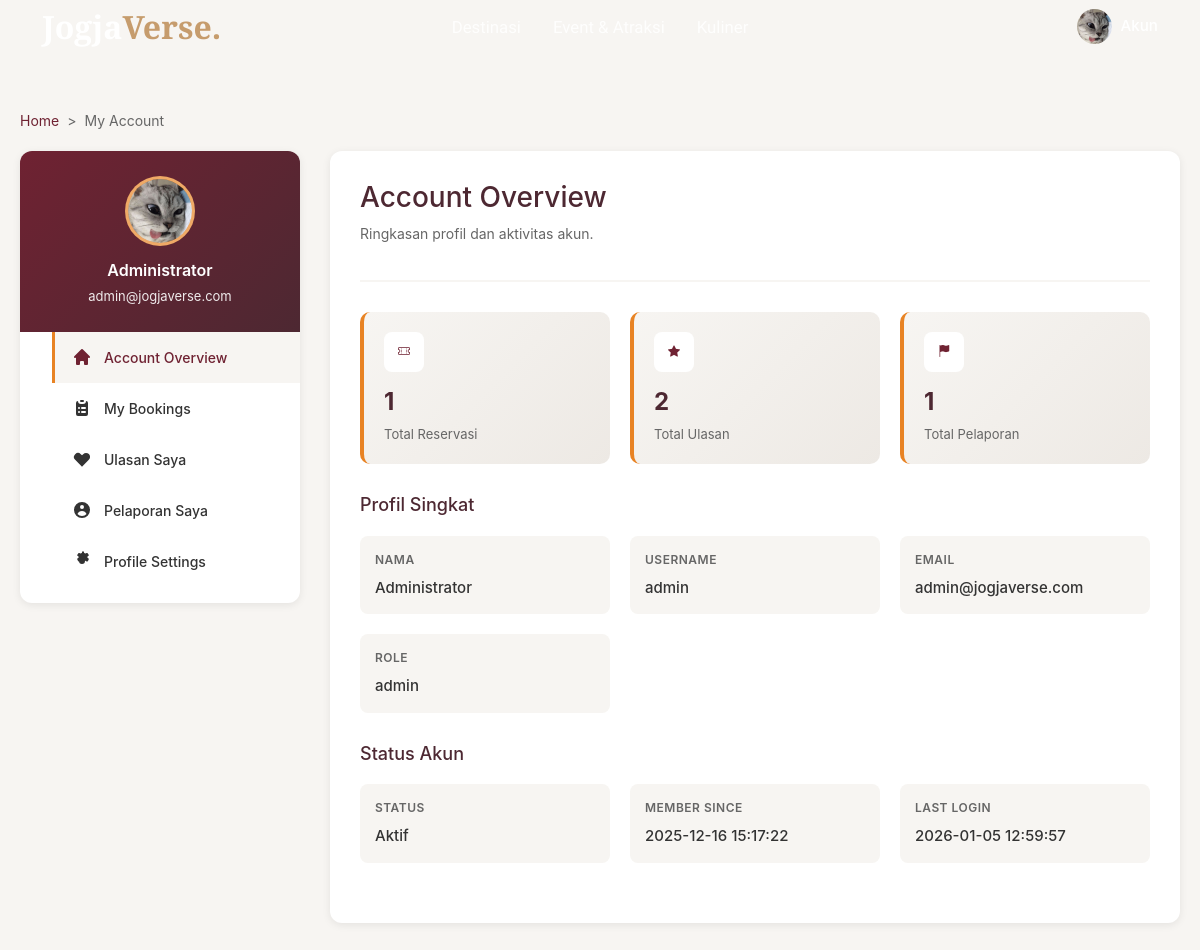
The page /public/user.php (signed in) on the database its author committed.
### tables this page shows
CREATE TABLE `pengguna` (
  `id_pengguna` bigint UNSIGNED NOT NULL,
  `nama_lengkap` varchar(120) NOT NULL,
  `username` varchar(60) NOT NULL,
  `email` varchar(120) DEFAULT NULL,
  `kata_sandi_hash` varchar(255) NOT NULL,
  `peran` enum('admin','user') NOT NULL DEFAULT 'user',
  `nomor_hp` varchar(30) DEFAULT NULL,
  `foto_profil_url` varchar(255) DEFAULT NULL,
  `status_aktif` tinyint(1) NOT NULL DEFAULT '1',
  `dibuat_pada` datetime NOT NULL DEFAULT CURRENT_TIMESTAMP,
  `diubah_pada` datetime DEFAULT NULL ON UPDATE CURRENT_TIMESTAMP
);

### public/user.php (the view, shortened to what this page needs)
<?php
require_once __DIR__ . "/../config/koneksi.php";
function h($value) {
    return htmlspecialchars((string)$value, ENT_QUOTES, 'UTF-8');
}
function build_asset_url(?string $path): string {
    return BASE_URL . $path;
}
function table_exists(mysqli $koneksi, string $table): bool {
    $stmt = $koneksi->prepare("SELECT 1 FROM information_schema.tables WHERE table_schema = DATABASE() AND table_name = ? LIMIT 1");
    $stmt->bind_param("s", $table);
    $stmt->execute();
    $res = $stmt->get_result();
    $exists = $res && $res->num_rows > 0;
    return $exists;
}
$user_id = (int)($_SESSION['id_pengguna'] ?? 0);
$stmt = $koneksi->prepare("SELECT * FROM pengguna WHERE id_pengguna = ?");
$stmt->bind_param("i", $user_id);
$stmt->execute();
$user = $stmt->get_result()->fetch_assoc();
$reservasi_event = [];
if (table_exists($koneksi, 'reservasi_event')) {
    $stmt = $koneksi->prepare("
        SELECT r.id_reservasi, r.jumlah_tiket, r.total_harga, r.status, r.dibuat_pada,
               e.judul AS nama_event
        FROM reservasi_event r
        LEFT JOIN event e ON r.id_event = e.id_event
        WHERE r.id_pengguna = ?
        ORDER BY r.dibuat_pada DESC
    ");
    if ($stmt) {
        $stmt->bind_param("i", $user_id);
        $stmt->execute();
        $res = $stmt->get_result();
        if ($res) {
            while ($row = $res->fetch_assoc()) {
                $reservasi_event[] = $row;
            }
        }
    } else {
        $reservasi_message = 'Belum ada reservasi event.';
    }
} else {
    $reservasi_message = 'Belum ada reservasi event.';
}
$ulasan_list = [];
if (table_exists($koneksi, 'ulasan')) {
    $stmt = $koneksi->prepare("
        SELECT rating, komentar, jenis_target, status, dibuat_pada
        FROM ulasan
        WHERE id_pengguna = ?
          AND jenis_target IN ('destinasi','event','kuliner')
        ORDER BY dibuat_pada DESC
    ");
    if ($stmt) {
        $stmt->bind_param("i", $user_id);
        $stmt->execute();
        $res = $stmt->get_result();
        if ($res) {
            while ($row = $res->fetch_assoc()) {
                $ulasan_list[] = $row;
            }
        }
    } else {
        $ulasan_message = 'Belum ada ulasan.';
    }
} else {
    $ulasan_message = 'Belum ada ulasan.';
}
$pelaporan_list = [];
if (table_exists($koneksi, 'pelaporan')) {
    $cols = [];
    $resCols = $koneksi->query("SHOW COLUMNS FROM pelaporan");
    if ($resCols) {
        while ($c = $resCols->fetch_assoc()) {
            $cols[] = $c['Field'];
        }
    }
    if (in_array('id_pengguna', $cols, true)) {
        $stmt = $koneksi->prepare("SELECT * FROM pelaporan WHERE id_pengguna = ? ORDER BY dibuat_pada DESC");
        if ($stmt) {
            $stmt->bind_param("i", $user_id);
            $stmt->execute();
            $res = $stmt->get_result();
            if ($res) {
                while ($row = $res->fetch_assoc()) {
                    $pelaporan_list[] = $row;
                }
            }
        } else {
            $pelaporan_message = 'Fitur pelaporan belum tersedia.';
        }
    } else {
        $pelaporan_message = 'Fitur pelaporan belum tersedia.';
    }
} else {
    $pelaporan_message = 'Fitur pelaporan belum tersedia.';
}
$tab = $_GET['tab'] ?? 'overview';
$total_reservasi = count($reservasi_event);
$total_ulasan = count($ulasan_list);
$total_pelaporan = count($pelaporan_list);
?>
<!DOCTYPE html>
<html lang="id">
<head>
  <link rel="stylesheet" href="https://cdn.jsdelivr.net/npm/bootstrap@5.3.8/dist/css/bootstrap.min.css">
  <link rel="stylesheet" href="https://cdn.jsdelivr.net/npm/bootstrap-icons@1.13.1/font/bootstrap-icons.min.css">
  <link rel="stylesheet" href="user/css/style2.css">
</head>
<body>
<?php $current_user = $user; include __DIR__ . "/user/php/includes/navbar.php"; ?>
<div class="account-container">
    <div class="breadcrumb">
        <a href="user/php/landingpageclean.php">Home</a>
        <span>&gt;</span>
        <span>My Account</span>
    </div>
    <div class="main-layout">
        <aside class="sidebar">
            <div class="sidebar-header">
                <div class="sidebar-avatar">
                    <?php if ($avatar_url !== ''): ?>
                        <img src="<?= h(build_asset_url($avatar_url)) ?>" alt="Avatar">
                    <?php else: ?>
                        <?= h($avatar_initial) ?>
                    <?php endif; ?>
                </div>
                <div class="sidebar-name"><?= h($user['nama_lengkap'] ?? '-') ?></div>
                <div class="sidebar-email"><?= h($user['email'] ?? '-') ?></div>
            </div>
            <ul class="sidebar-menu">
                <li>
                    <a href="user.php?tab=overview" class="<?= $tab === 'overview' ? 'active' : '' ?>">
                        <svg fill="currentColor" viewBox="0 0 20 20">
                            <path d="M10.707 2.293a1 1 0 00-1.414 0l-7 7a1 1 0 001.414 1.414L4 10.414V17a1 1 0 001 1h2a1 1 0 001-1v-2a1 1 0 011-1h2a1 1 0 011 1v2a1 1 0 001 1h2a1 1 0 001-1v-6.586l.293.293a1 1 0 001.414-1.414l-7-7z"/>
                        </svg>
                        Account Overview
                    </a>
                </li>
                <li>
                    <a href="user.php?tab=bookings" class="<?= $tab === 'bookings' ? 'active' : '' ?>">
                        My Bookings
                    </a>
                </li>
                <li>
                    <a href="user.php?tab=reviews" class="<?= $tab === 'reviews' ? 'active' : '' ?>">
                        <svg fill="currentColor" viewBox="0 0 20 20">
                            <path fill-rule="evenodd" d="M3.172 5.172a4 4 0 015.656 0L10 6.343l1.172-1.171a4 4 0 115.656 5.656L10 17.657l-6.828-6.829a4 4 0 010-5.656z" clip-rule="evenodd"/>
                        </svg>
                        Ulasan Saya
                    </a>
                </li>
                <li>
                    <a href="user.php?tab=reports" class="<?= $tab === 'reports' ? 'active' : '' ?>">
                        <svg fill="currentColor" viewBox="0 0 20 20">
                            <path fill-rule="evenodd" d="M18 10a8 8 0 11-16 0 8 8 0 0116 0zm-6-3a2 2 0 11-4 0 2 2 0 014 0zm-2 4a5 5 0 00-4.546 2.916A5.986 5.986 0 0010 16a5.986 5.986 0 004.546-2.084A5 5 0 0010 11z" clip-rule="evenodd"/>
                        </svg>
                        Pelaporan Saya
                    </a>
                </li>
                <li>
                    <a href="user.php?tab=profile" class="<?= $tab === 'profile' ? 'active' : '' ?>">
                        Profile Settings
                    </a>
                </li>
            </ul>
        </aside>
        <main class="content-area">
    <?php
    $page_title = 'Account Overview';
    $page_desc = 'Ringkasan profil dan aktivitas akun.';
    ?>
    <div class="content-header">
        <h1><?= h($page_title) ?></h1>
        <p><?= h($page_desc) ?></p>
    </div>
    <?php if ($tab === 'overview'): ?>
        <div class="stats-grid">
            <div class="stat-card">
                <div class="stat-card-icon"><i class="bi bi-ticket-perforated"></i></div>
                <div class="stat-card-value"><?= h($total_reservasi) ?></div>
                <div class="stat-card-label">Total Reservasi</div>
            </div>
            <div class="stat-card">
                <div class="stat-card-icon"><i class="bi bi-star-fill"></i></div>
                <div class="stat-card-value"><?= h($total_ulasan) ?></div>
                <div class="stat-card-label">Total Ulasan</div>
            </div>
            <div class="stat-card">
                <div class="stat-card-icon"><i class="bi bi-flag-fill"></i></div>
                <div class="stat-card-value"><?= h($total_pelaporan) ?></div>
                <div class="stat-card-label">Total Pelaporan</div>
            </div>
        </div>
        <div class="info-section">
            <h2>Profil Singkat</h2>
            <div class="info-grid">
                <div class="info-item">
                    <div class="info-item-label">Nama</div>
                    <div class="info-item-value"><?= h($user['nama_lengkap'] ?? '-') ?></div>
                </div>
                <div class="info-item">
                    <div class="info-item-label">Username</div>
                    <div class="info-item-value"><?= h($user['username'] ?? '-') ?></div>
                </div>
                <div class="info-item">
                    <div class="info-item-label">Email</div>
                    <div class="info-item-value"><?= h($user['email'] ?? '-') ?></div>
                </div>
                <div class="info-item">
                    <div class="info-item-label">Role</div>
                    <div class="info-item-value"><?= h($user['peran'] ?? '-') ?></div>
                </div>
            </div>
        </div>
        <div class="info-section">
            <h2>Status Akun</h2>
            <div class="info-grid">
                <div class="info-item">
                    <div class="info-item-label">Status</div>
                    <div class="info-item-value"><?= ($user['status_aktif'] ?? 0) ? 'Aktif' : 'Non-aktif' ?></div>
                </div>
                <div class="info-item">
                    <div class="info-item-label">Member Since</div>
                    <div class="info-item-value"><?= h($user['dibuat_pada'] ?? '-') ?></div>
                </div>
                <div class="info-item">
                    <div class="info-item-label">Last Login</div>
                    <div class="info-item-value"><?= h($user['diubah_pada'] ?? '-') ?></div>
                </div>
            </div>
        </div>
    <?php endif; ?>
</main>
    </div>
</div>
</body>
</html>

### public/user/php/includes/navbar.php (shortened to what this page needs)
<?php
$base_url = defined('BASE_URL') ? BASE_URL : '';
if (!function_exists('active_class')) {
  function active_class(bool $condition): string {
    return $condition ? 'active' : '';
  }
}
$is_logged_in = !empty($_SESSION['login']) && $_SESSION['login'] === true;
$nav_user = null;
if ($is_logged_in && isset($current_user) && is_array($current_user)) {
  $nav_user = $current_user;
}
$display_name = $nav_user['nama_lengkap']
  ?? $nav_user['username']
  ?? ($_SESSION['nama_lengkap'] ?? $_SESSION['username'] ?? 'User');
$avatar_url = trim((string)($nav_user['foto_profil_url'] ?? ($_SESSION['foto_profil_url'] ?? '')));
$initial_source = $display_name !== '' ? $display_name : 'U';
$avatar_initial = strtoupper(substr($initial_source, 0, 1));
$current_page = basename($_SERVER['PHP_SELF'] ?? '');
$dest_pages = ['destinasiLainnya.php', 'detailDestinasi.php'];
$event_pages = ['eventLainnya.php', 'detailEvent.php', 'checkoutEvent.php', 'pembayaranEvent.php', 'suksesPembayaranEvent.php', 'tiketEvent.php'];
$kuliner_pages = ['kulinerLainnya.php', 'detailKuliner.php'];
$is_dest = in_array($current_page, $dest_pages, true);
$is_event = in_array($current_page, $event_pages, true);
$is_kuliner = in_array($current_page, $kuliner_pages, true);
?>
<nav id="mainNavbar" class="navbar navbar-expand-lg fixed-top navbar-dark navbar-transparent">
  <div class="container navbar-shell">
    <a class="navbar-brand fw-bold" href="<?= $base_url ?>/public/user/php/landingpageclean.php">
      Jogja<span style="color: #C69C6D;">Verse.</span>
    </a>
    <div class="collapse navbar-collapse" id="navbarNav">
      <ul class="navbar-nav navbar-center mx-auto mb-2 mb-lg-0 text-center">
        <li class="nav-item">
          <a class="nav-link <?= active_class($is_dest) ?>" href="<?= $base_url ?>/public/user/php/destinasiLainnya.php">Destinasi</a>
        </li>
        <li class="nav-item">
          <a class="nav-link <?= active_class($is_event) ?>" href="<?= $base_url ?>/public/user/php/eventLainnya.php">Event & Atraksi</a>
        </li>
        <li class="nav-item">
          <a class="nav-link <?= active_class($is_kuliner) ?>" href="<?= $base_url ?>/public/user/php/kulinerLainnya.php">Kuliner</a>
        </li>
      </ul>
      <div class="navbar-account d-flex justify-content-center align-items-center gap-2">
        <?php if ($is_logged_in): ?>
          <a href="<?= $base_url ?>/public/user.php?tab=overview" class="d-flex align-items-center text-decoration-none">
            <?php if ($avatar_url !== ''): ?>
              <img src="<?= h(build_asset_url($avatar_url)) ?>" alt="Profile" style="width:35px; height:35px; border-radius:50%; object-fit:cover; margin-right:8px;">
            <?php else: ?>
              <span class="d-inline-flex align-items-center justify-content-center text-white fw-semibold" style="width:35px; height:35px; border-radius:50%; background:#C69C6D; margin-right:8px; font-size:0.9rem;">
                <?= h($avatar_initial) ?>
              </span>
            <?php endif; ?>
            <span class="text-white fw-medium d-none d-md-inline" style="font-size: 0.95rem;">Akun</span>
          </a>
        <?php else: ?>
          <a href="<?= $base_url ?>/public/login.php" class="btn btn-gold px-4">Login</a>
        <?php endif; ?>
      </div>
    </div>
  </div>
</nav>

### rows shown on the page
pengguna: foto_profil_url (picture), nama_lengkap "Administrator", email "admin@jogjaverse.com", username "admin", peran "admin", dibuat_pada "2025-12-16 15:17:22", diubah_pada "2026-01-05 12:59:57"

### other values the page prints
$page_title "Account Overview"
$page_desc "Ringkasan profil dan aktivitas akun."
$total_reservasi "1"
$total_ulasan "2"
$total_pelaporan "1"
